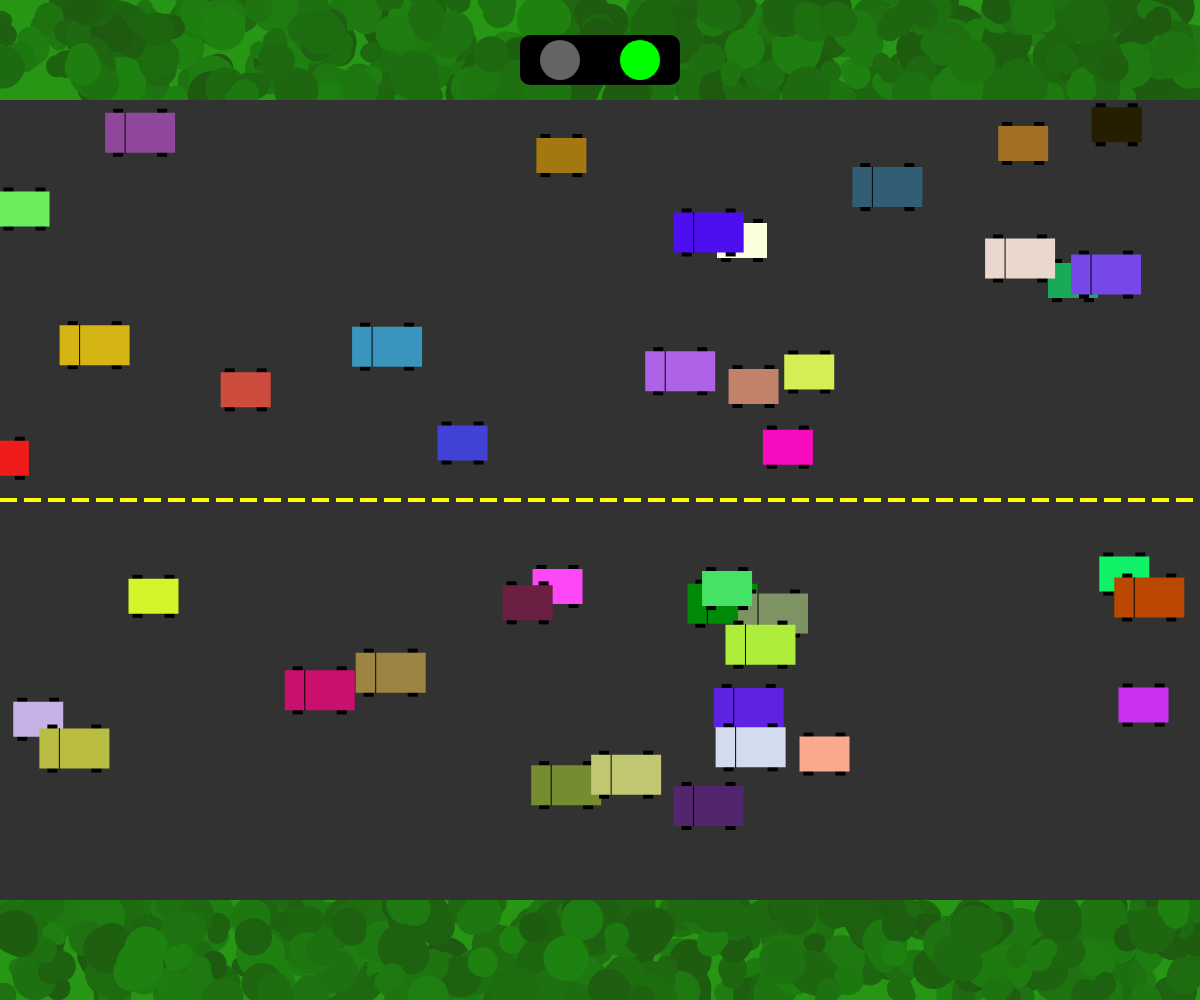
Frame 1 (no input)
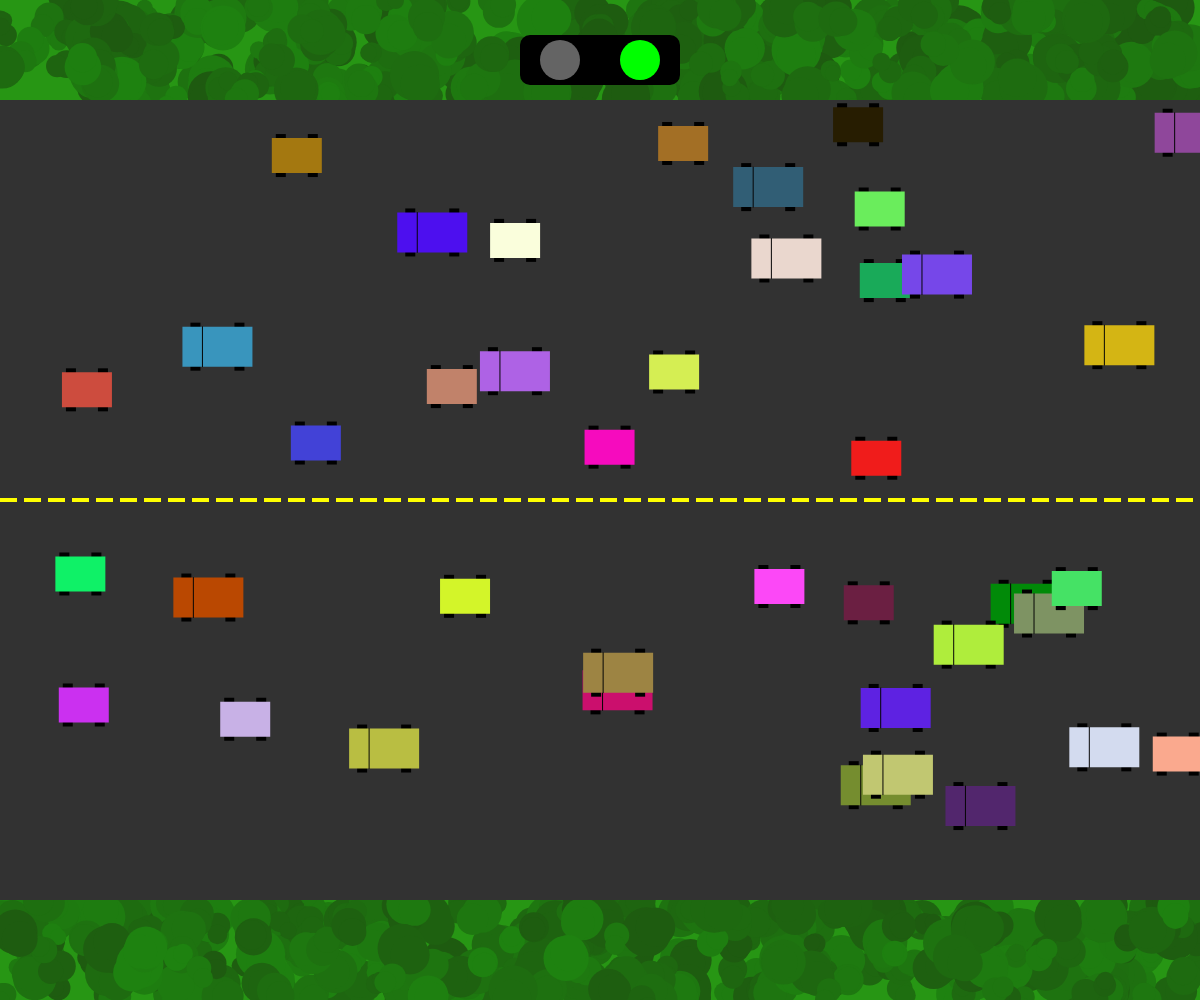
Frame 60 (no input)
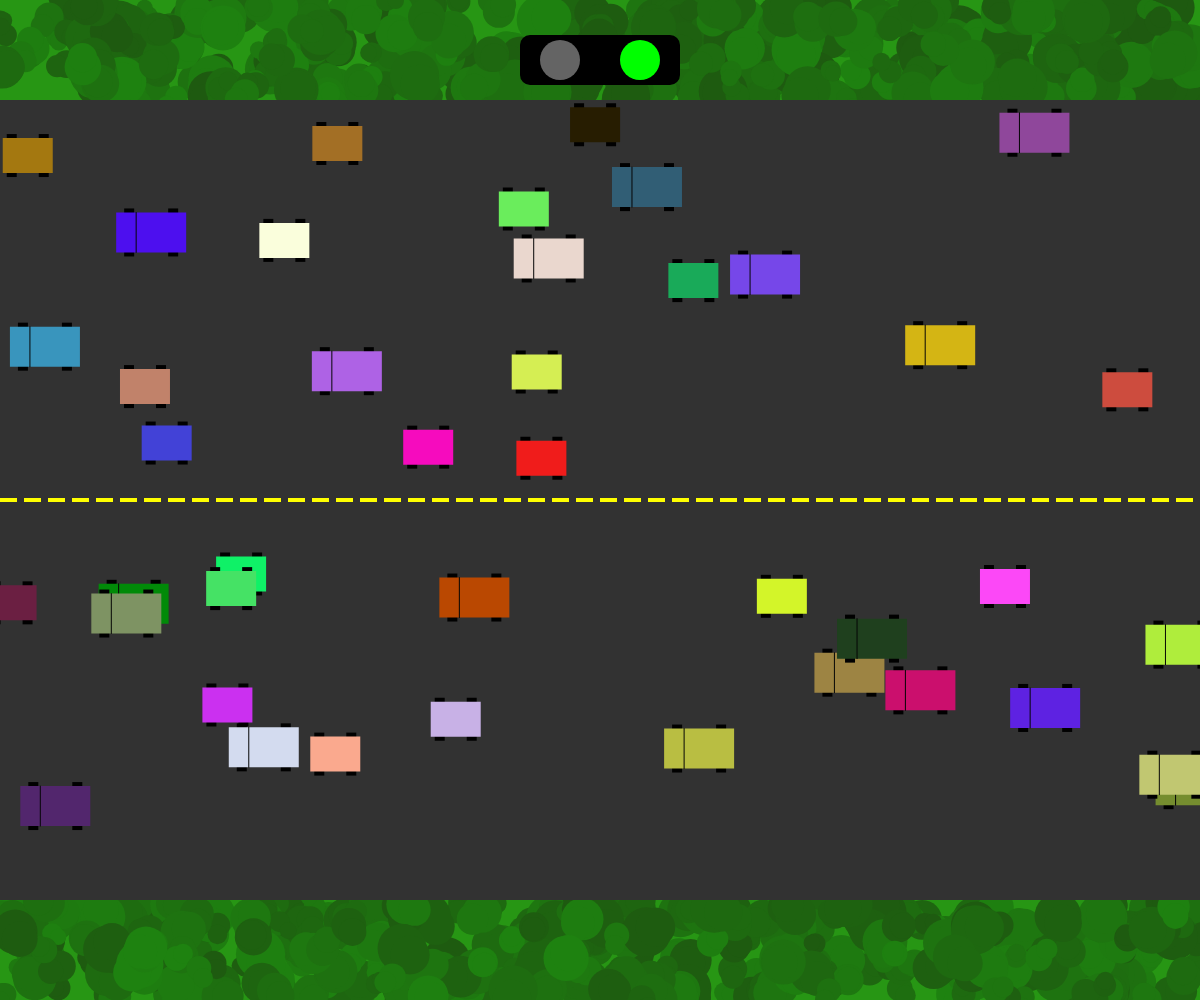
Frame 120 (the mouse pressed at the canvas centre since frame 60)

The p5.js sketch that drew these frames (run headless with seeded random() and noise() and a simulated clock; from frame 60 on, the mouse is pressed at the canvas centre):

// p5.js sketch
// ── sketch.js
// Cars Cars Cars
// Aamish
// October 20, 2025

///Globals
let westbound = [] 
let eastbound = []
let trafficLight
let car
let seed;

function setup() {
  createCanvas(windowWidth, windowHeight)
  noStroke()
  seed = random(1, 100);

  // create initial cars
  for (let i = 0; i < 20; i++) {
    // westbound
    let w = new Vehicle(random(width), random(height * 0.1 + 20, height / 2 - 20))
    w.dir = 0
    w.xSpeed = -random(2, 6)
    westbound.push(w)

    // eastbound
    let e = new Vehicle(random(width), random(height / 2 + 20, height - height * 0.1 - 20))
    e.dir = 1
    e.xSpeed = random(2, 6)
    eastbound.push(e)
  }

  trafficLight = new TrafficLight(width / 2, 60)
}

function draw() {
  background(220)
  drawRoad()
  
  trafficLight.display()
  trafficLight.update()

  for (let v of westbound) {
    v.action(trafficLight)
  }
  for (let v of eastbound) {
    v.action(trafficLight)
  }
}

// Add cars on click
function mousePressed() {
  if (keyIsDown(SHIFT)) {
    // add westbound car
    let w = new Vehicle(mouseX, random(height * 0.1 + 20, height / 2 - 20))
    w.dir = 0
    w.xSpeed = -random(2, 6)
    westbound.push(w)
  } else {
    // add eastbound car
    let e = new Vehicle(mouseX, random(height / 2 + 20, height - height * 0.1 - 20))
    e.dir = 1
    e.xSpeed = random(2, 6)
    eastbound.push(e)
  }
}

// Toggle traffic light with spacebar
function keyPressed() {
  if (key === ' ') {
    trafficLight.turnRed()
  }
}

function drawRoad() {
  rectMode(CORNERS)
  fill(39, 150, 20)
  rect(0, 0, width, height)

  drawBushes(400)

  fill(50)
  rect(0, height * 0.1, width, height - height * 0.1)

  fill('yellow')
  let yellowLineSpace = 12
  for (let i = 0; i < width; i += yellowLineSpace * 2) {
    rect(i, height / 2 - 2, i + yellowLineSpace  + 5  , height / 2 + 2)
  }
}

function drawBushes(count) {
  noStroke()
  randomSeed(seed);
  for (let i = 0; i < count; i++) { 
    let x = random(width)
    let y = random(height * 0.1)

    // random size and color variation
    let size = random(20, 50)
    fill(30, random(90, 130), 16)
    circle(x, y, size, size * 0.8)
    circle(x + random(-10, 10), y + random(-10, 10), size * 0.8, size * 0.6)
  }

  for (let i = 0; i < count; i++) { 
    let x = random(width)
    let y = random(height - height * 0.1, height)

    // random size and color variation
    let size = random(20, 50)
    fill(30, random(90, 130), 16)
    circle(x, y, size, size * 0.8)
    circle(x + random(-10, 10), y + random(-10, 10), size * 0.8, size * 0.6)
  }
}

class Vehicle {
  constructor(x, y) {
    this.x = x
    this.y = y
    this.type = round(random(0, 1))
    this.c = color(random(255), random(255), random(255))
    this.dir;
    this.xSpeed = 0
  }

  drawCar() {
    rectMode(CENTER)
    fill(0)
    rect(this.x - 16, this.y, 10, 43)
    rect(this.x + 16, this.y, 10, 43)
    fill(this.c)
    rect(this.x, this.y, 50, 35)
  }

  drawTruck() {
    rectMode(CENTER)
    fill(0)
    rect(this.x - 22, this.y, 10, 48)
    rect(this.x + 22, this.y, 10, 48)
    fill(this.c)
    rect(this.x, this.y, 70, 40)
    stroke(5)
    line(this.x - 15, this.y - 20, this.x - 15, this.y + 20)
    noStroke()
  }

  display() {
    if (this.type === 0) {
      this.drawCar()
    } else {
      this.drawTruck()
    }
  }

  move() {
    this.x += this.xSpeed
    if (this.x > width) {
      this.x = 0
    }
    if (this.x < 0) {
      this.x = width
    }
  }

  speedUp() {
    if (this.dir === 1 && this.xSpeed < 6) {
      this.xSpeed += 0.5
    }
    if (this.dir === 0 && this.xSpeed > -6) {
      this.xSpeed -= 0.5
    }
  }

  speedDown() {
    if (this.dir === 1 && this.xSpeed > 0.5) {
      this.xSpeed -= 0.5
    }
    if (this.dir === 0 && this.xSpeed < -0.5) {
      this.xSpeed += 0.5
    }
  }

  changeColor() {
    this.c = color(random(255), random(255), random(255))
  }

  action(light) {
    // only move if green
    if (light.state === 'green') {
      this.move()
      if (random(1) < 0.01) {
        this.speedUp()
      }
      if (random(1) < 0.01) {
        this.speedDown()
      }
      if (random(1) < 0.01) {
        this.changeColor()
      }
    }
    this.display()
  }
}

// Traffic Light Class
class TrafficLight {
  constructor(x, y) {
    this.x = x
    this.y = y
    this.state = 'green'
    this.timer = 0
  }

  display() {
    
    fill(0)
    rect(this.x - 80, this.y - 25, this.x + 80, this.y + 25, 10)

    if (this.state === 'green') {
      
      fill('lime')
      circle(this.x + 40, this.y, 40)
    
      fill(100)
      circle(this.x - 40, this.y, 40)
    } else {
      
      fill('red')
      circle(this.x - 40, this.y, 40)
     
      fill(100)
      circle(this.x + 40, this.y, 40)
    }
  }

  turnRed() {
    if (this.state === 'green') {
      this.state = 'red'
      this.timer = 120
    }
  }

  update() {
    if (this.state === 'red') {
      this.timer--
      if (this.timer <= 0) {
        this.state = 'green'
      }
    }
  }
}
